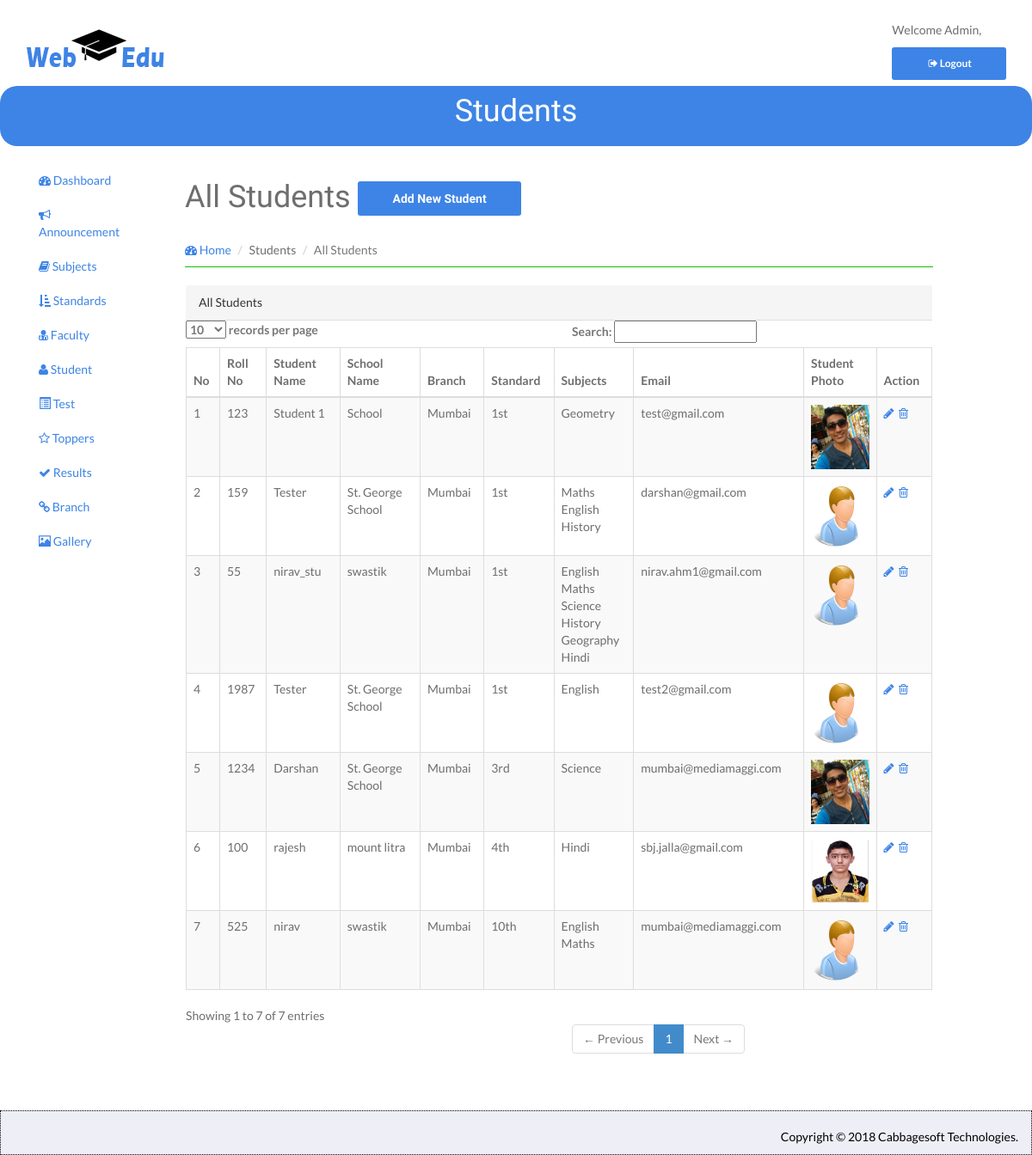
Page /admin/index.php/student_controller/ViewStudent on the committed database.
### tables this page shows
CREATE TABLE `student_mst` (
  `stud_id` int(11) NOT NULL,
  `roll_no` int(11) NOT NULL,
  `stud_name` varchar(100) NOT NULL,
  `school_name` varchar(100) NOT NULL,
  `branch_id` int(11) NOT NULL,
  `standard_id` int(11) DEFAULT NULL,
  `subject` varchar(250) NOT NULL,
  `email_id` varchar(250) NOT NULL,
  `password` varchar(100) NOT NULL,
  `photo` varchar(250) DEFAULT NULL,
  `contact_no` varchar(100) NOT NULL,
  `gender` varchar(6) NOT NULL
);

CREATE TABLE `branch_mst` (
  `branch_id` int(11) NOT NULL,
  `branch_area` varchar(100) NOT NULL,
  `address` text NOT NULL,
  `phone_no1` varchar(13) NOT NULL,
  `phone_no2` varchar(13) NOT NULL,
  `email` varchar(100) NOT NULL
);

CREATE TABLE `standard_mst` (
  `standard_id` int(11) NOT NULL,
  `standard` varchar(250) DEFAULT NULL
);

### admin/application/controllers/Student_Controller.php (called while the page is built, shortened)
<?php
class Student_Controller extends CI_Controller {
    function __construct() {
        $this->load->model('Student_Model');
    }
    public function ViewStudent() {
        $result['AllStudents'] = $this->Student_Model->FetchAllStudents();
        $this->load->view('ViewStudent', $result);
    }
}

### admin/index.php (called while the page is built, shortened)
<?php
require_once BASEPATH.'core/CodeIgniter.php';

### admin/application/models/Student_Model.php (called while the page is built, shortened)
<?php
class Student_Model extends CI_Model {
    public function FetchAllStudents() {
        $this->db->select('*');
        $this->db->from('student_mst stu');
        $this->db->join('branch_mst b','stu.branch_id = b.branch_id');
        $this->db->join('standard_mst std','std.standard_id = stu.standard_id');
        $this->db->order_by('std.standard_id');
        $q = $this->db->get();
        return $q->result();
    }
}
?>

### admin/application/views/ViewStudent.php (the view, shortened to what this page needs)
<!DOCTYPE html>
<head>
</head>
<body>
    <div id="wrapper">
        <header id="head" class="secondary" style="height:50px;">
            <div class="container">
                <h1>Students</h1>
            </div>
        </header>
        <div class="container col-sm-9">
            <div id="page-wrapper">
                <div class="row">
                    <div class="col-lg-12">
                        <div class="page-header">
                            <h1 class="heading">All Students <a href="<?php echo base_url("index.php/Student_Controller/AddStudent")?>" class="btn btn-info">Add New Student</a></h1>
                            <ol class="breadcrumb">
                                <li><a href="<?php echo base_url("index.php/Login_Controller/Home"); ?>"><i class="fa fa-dashboard"></i> Home</a></li>
                                <li>Students</li>
                                <li class="active">All Students</li>
                            </ol>
                        </div>
                    </div>
                </div>
                <div class="row">
                    <div class="col-lg-12">
                        <div class="panel panel-default">
                            <div class="panel-heading">
                                All Students
                            </div>
                            <div class="panel-body">
                            <div class="table-responsive">
                                <table id="example" class="table table-striped table-bordered table-hover">
                                    <thead>
                                        <tr>
                                            <th>No</th>
                                            <th>Roll No</th>
                                            <th>Student Name</th>
                                            <th>School Name</th>
                                            <th>Branch</th>
                                            <th>Standard</th>
                                            <th>Subjects</th>
                                            <th>Email</th>
                                            <th>Student Photo</th>
                                            <th>Action</th>
                                        </tr>
                                    </thead>
                                    <?php if(isset($AllStudents)){?>
                                    <tbody>
                                        <?php $no=1; foreach ($AllStudents as $value) {?>
                                        <tr>
                                            <td><?php echo $no; $no++;?></td>
                                            <td><?php echo $value->roll_no;?></td>
                                            <td><?php echo $value->stud_name;?></td>
                                            <td><?php echo $value->school_name;?></td>
                                            <td><?php echo $value->branch_area;?></td>
                                            <td><?php echo $value->standard; ?></td>
                                            <td>
                                                <?php
                                                $subjects=explode(",",$value->subject);
                                                foreach($subjects as $subject) {
                                                   echo $subject."<br/>";
                                               }
                                               ?>
                                           </td>
                                           <td><?php  echo $value->email_id; ?></td>
                                           <td><img src="<?php if($value->photo == '') {
                                            echo($value->gender != "Male") ? base_url("panel/img/female.png") : base_url("panel/img/male.png"); } else { echo base_url("panel/img/student/$value->photo"); } ?>" width="75px" height="75px"></td>
                                            <td>
                                                <a href="<?php echo base_url("index.php/Student_Controller/EditStudent/$value->stud_id");?>"><i class="fa fa-pencil update" data-toggle="tooltip" data-placement="top" title="Edit"></i></a>&nbsp;
                                                <a  onclick="return confirm('Are You Sure Remove This Record ');" href="<?php echo base_url("index.php/Student_Controller/Deletestudent/$value->stud_id");?>" data-toggle="tooltip" data-placement="top" title="Delete">
                                                    <i class="fa fa-trash-o delete"></i>
                                                </a>
                                            </td>
                                        </tr>
                                        <?php }?>
                                    </tbody>
                                    <?php } ?>
                                </table>
                            </div>
                        </div>
                    </div>
                </div>
            </div>
        </div>
    </div>
</div>
</body>
</html>

### admin/assets/css/style.css (style rules this page uses)
body { font-family: 'Lato', sans-serif; font-weight: normal; color: #6E6E6E; }
h1, h2, h3, h4, h5, h6 { font-weight: normal; font-family: 'Oswald', sans-serif; }
h1, .h1, h2, .h2, h3, .h3 { margin-top: 0px; }
a { color:#3d84e6; }
#head { background-size: cover; height: 600px; text-align: center; color: white; font-weight: 300; position: relative; background-position-x: center; }
#head.secondary { height: 60px; min-height: 60px; padding-top: 0px; border-radius: 20px 20px; }
.panel { margin-bottom: 0px; background-color: transparent; border: 1px solid transparent; border-radius: 0px; -webkit-box-shadow: none; box-shadow: none; }
.panel-body { padding: 0px; }
.page-header { border-bottom: 1px solid #15c008; }
.breadcrumb { background: none; padding: 0; margin: 30px 0 0px 0; }
img { max-width: 100%; }
#head.secondary { padding-top: 0px; background:#3d84e6; background-size: cover; text-align: center; padding:10px 0; height: 60px; }
#head.secondary h1 { COLOR: #fff; text-align: center; }
.btn { background: #3d84e6; color: #fff; }

### admin/application/views/ViewStudent.php (style rules this page uses)
#head.secondary { height: 70px !important; padding-bottom: 25px; }

### rows in the picture
student_mst: roll_no "123", stud_name "Student 1", school_name "School", branch.branch_area "Mumbai", standard.standard "1st", subject "Geometry", email "test@gmail.com", photo (picture)
student_mst: roll_no "159", stud_name "Tester", school_name "St. George School", branch.branch_area "Mumbai", standard.standard "1st", subject "Maths", subject "English", subject "History", email "darshan@gmail.com"
student_mst: roll_no "55", stud_name "nirav_stu", school_name "swastik", branch.branch_area "Mumbai", standard.standard "1st", subject "English", subject "Maths", subject "Science", subject "History", subject "Geography", subject "Hindi", email "nirav.ahm1@gmail.com"
student_mst: roll_no "1987", stud_name "Tester", school_name "St. George School", branch.branch_area "Mumbai", standard.standard "1st", subject "English", email "test2@gmail.com"
student_mst: roll_no "1234", stud_name "Darshan", school_name "St. George School", branch.branch_area "Mumbai", standard.standard "3rd", subject "Science", email "mumbai@mediamaggi.com", photo (picture)
student_mst: roll_no "100", stud_name "rajesh", school_name "mount litra", branch.branch_area "Mumbai", standard.standard "4th", subject "Hindi", email "sbj.jalla@gmail.com", photo (picture)
student_mst: roll_no "525", stud_name "nirav", school_name "swastik", branch.branch_area "Mumbai", standard.standard "10th", subject "English", subject "Maths", email "mumbai@mediamaggi.com"
